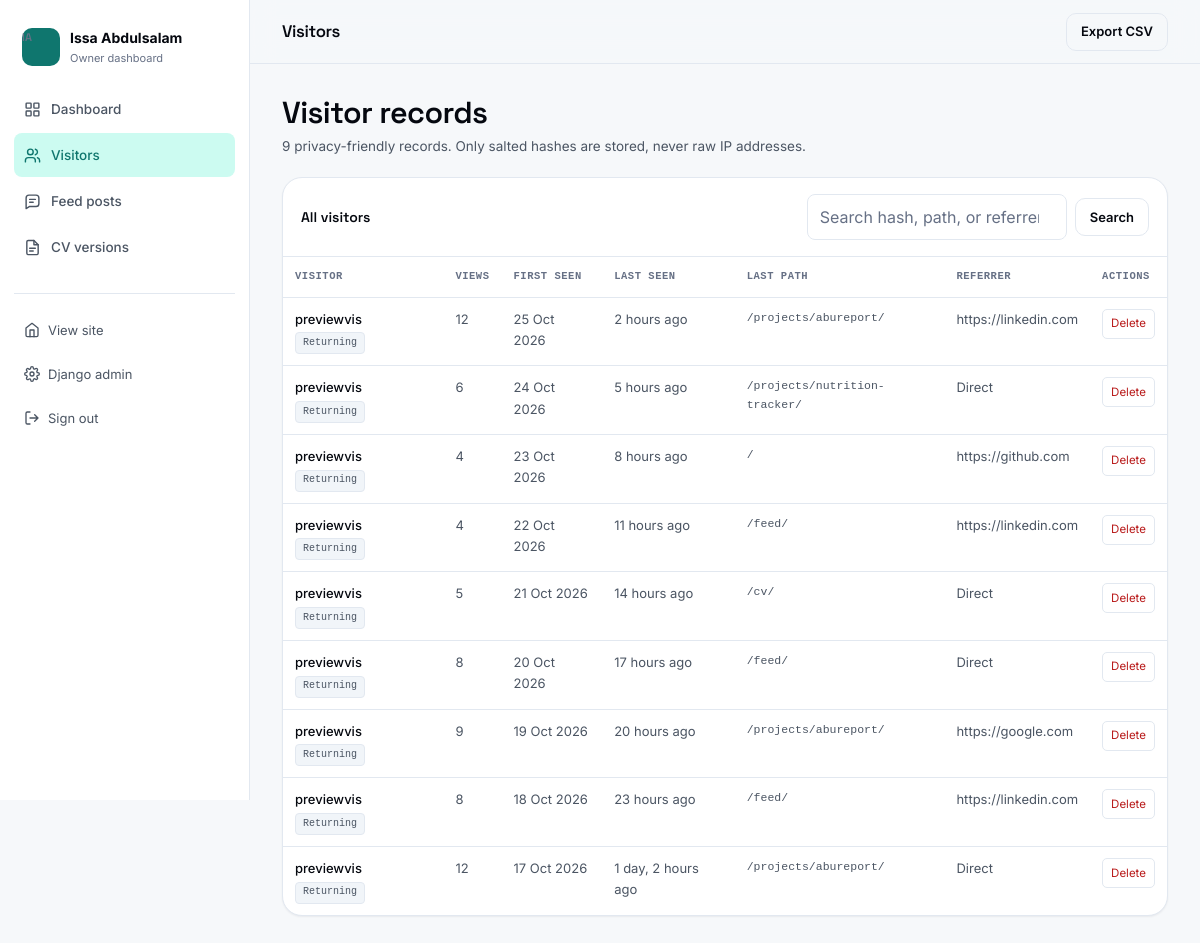
/custom-admin/visitors/ (signed in), run on the app's committed database.
### portfolio/models.py (models this page shows, shortened)
class Visitor(models.Model):
    visitor_hash = models.CharField(max_length=64, unique=True)
    first_seen = models.DateTimeField()
    last_seen = models.DateTimeField(db_index=True)
    views = models.PositiveBigIntegerField(default=0)
    last_path = models.CharField(max_length=255, blank=True)
    user_agent = models.CharField(max_length=300, blank=True)
    referrer = models.CharField(max_length=200, blank=True)
    class Meta:
        ordering = ["-last_seen"]
        indexes = [models.Index(fields=["-last_seen"], name="visitor_seen_idx")]
    @property
    def is_returning(self):
        return self.views > 1
    @property
    def short_hash(self):
        return self.visitor_hash[:10]

### portfolio/views.py (the view)
@staff_required
def custom_admin_visitors(request):
    query = (request.GET.get("q") or "").strip()
    visitors = Visitor.objects.all()
    if query:
        visitors = visitors.filter(
            Q(visitor_hash__icontains=query)
            | Q(last_path__icontains=query)
            | Q(referrer__icontains=query)
        )
    paginator = Paginator(visitors, 25)
    page_obj = paginator.get_page(request.GET.get("page"))
    return render(
        request,
        "portfolio/custom_admin/visitors.html",
        {
            "page_obj": page_obj,
            "visitors": page_obj.object_list,
            "q": query,
            "total": visitors.count(),
        },
    )

### portfolio/templates/portfolio/custom_admin/visitors.html (shortened to what this page needs)
{% extends "portfolio/custom_admin/base_admin.html" %}
{% load humanize %}
{% block admin_title %}Visitors{% endblock %}
{% block admin_actions %}
<a class="btn btn-small btn-ghost" href="{% url 'portfolio:custom_admin_visitors_export' %}">Export CSV</a>
{% endblock %}
{% block admin_content %}
<div class="admin-page-head">
  <div>
    <h2>Visitor records</h2>
    <p>{{ total|intcomma }} privacy-friendly record{{ total|pluralize }}. Only salted hashes are stored, never raw IP addresses.</p>
  </div>
</div>
<section class="panel" aria-labelledby="visitors-table-heading">
  <div class="panel-head">
    <div class="panel-title" id="visitors-table-heading">All visitors</div>
    <form class="search-form" method="get" role="search">
      <input class="input" id="visitor-search" type="search" name="q" value="{{ q }}" placeholder="Search hash, path, or referrer" autocomplete="off">
      <button class="btn btn-small" type="submit">Search</button>
    </form>
  </div>
  <div class="panel-body panel-body-flush">
    <div class="table-wrap">
      <table class="data-table">
        <thead>
          <tr>
            <th scope="col">Visitor</th>
            <th scope="col">Views</th>
            <th scope="col">First seen</th>
            <th scope="col">Last seen</th>
            <th scope="col">Last path</th>
            <th scope="col">Referrer</th>
            <th scope="col">Actions</th>
          </tr>
        </thead>
        <tbody>
          {% for visitor in visitors %}
          <tr>
            <td class="strong" data-label="Visitor">
              {{ visitor.short_hash }}
              {% if visitor.is_returning %}<span class="badge">Returning</span>{% endif %}
            </td>
            <td data-label="Views">{{ visitor.views|intcomma }}</td>
            <td data-label="First seen">{{ visitor.first_seen|date:"d M Y" }}</td>
            <td data-label="Last seen">{{ visitor.last_seen|naturaltime }}</td>
            <td class="path" data-label="Last path">{{ visitor.last_path|default:"-" }}</td>
            <td data-label="Referrer">{{ visitor.referrer|default:"Direct" }}</td>
            <td data-label="Actions">
              <div class="row-actions">
                <form method="post" action="{% url 'portfolio:custom_admin_visitor_delete' visitor.pk %}" data-confirm="Delete this visitor record?">
                  <button class="inline-button danger" type="submit">Delete</button>
                </form>
              </div>
            </td>
          </tr>
          {% endfor %}
        </tbody>
      </table>
    </div>
  </div>
</section>
{% endblock %}

### portfolio/static/portfolio/css/styles.css (style rules this page uses)
.input, .textarea, .select { width: 100%; min-height: 46px; padding: 10px 12px; border: 1px solid var(--border); border-radius: 8px; background: var(--surface); color: var(--text-strong); font-size: 16px; line-height: 1.5; transition: border-color 0.15s ease, box-shadow 0.15s ease; }
.input::placeholder, .textarea::placeholder { color: var(--text-faint); opacity: 1; }
.admin-body { background: var(--bg-subtle); }
.admin-page-head { display: flex; align-items: flex-end; justify-content: space-between; gap: 16px; flex-wrap: wrap; }
.admin-page-head h2 { font-size: clamp(1.4rem, 3vw, 1.9rem); }
.admin-page-head p { margin-top: 4px; color: var(--text-muted); font-size: 13.5px; }
.panel { border: 1px solid var(--border); border-radius: var(--radius-lg); background: var(--surface); box-shadow: var(--shadow-sm); overflow: hidden; }
.panel-head { display: flex; align-items: center; justify-content: space-between; gap: 12px; flex-wrap: wrap; padding: 16px 18px; border-bottom: 1px solid var(--border); }
.panel-title { color: var(--text-strong); font-family: var(--font-display); font-size: 14px; font-weight: 600; }
.panel-body { padding: 18px; }
.panel-body-flush { padding: 0; }
.table-wrap { width: 100%; overflow-x: auto; }
.data-table { width: 100%; border-collapse: collapse; font-size: 13px; }
.data-table th, .data-table td { padding: 11px 12px; border-bottom: 1px solid var(--border); text-align: left; vertical-align: top; }
.data-table th { color: var(--text-faint); font-family: var(--font-mono); font-size: 10.5px; font-weight: 600; letter-spacing: 0.05em; text-transform: uppercase; white-space: nowrap; }
.data-table td { color: var(--text-muted); }
.data-table tbody tr:last-child td { border-bottom: 0; }
.data-table .strong { color: var(--text-strong); font-weight: 500; }
.data-table .path { max-width: 260px; overflow-wrap: anywhere; font-family: var(--font-mono); font-size: 11.5px; }
.badge { display: inline-flex; align-items: center; min-height: 22px; padding: 1px 7px; border: 1px solid var(--border); border-radius: 4px; background: var(--surface-2); color: var(--text-muted); font-family: var(--font-mono); font-size: 10px; white-space: nowrap; }
.row-actions { display: flex; align-items: center; gap: 6px; flex-wrap: wrap; }
.row-actions form { display: inline; }
.inline-button { display: inline-flex; align-items: center; min-height: 30px; padding: 0 8px; border: 1px solid var(--border); border-radius: 5px; background: var(--surface); color: var(--text-muted); font-size: 11.5px; text-decoration: none; cursor: pointer; }
.inline-button.danger { color: var(--danger); }
.search-form { display: flex; align-items: center; gap: 8px; flex-wrap: wrap; }
.search-form .input { min-width: 200px; flex: 1; }

### data on the page
Visitor: short_hash "previewvis", shows "Returning", views "12", first_seen "25 Oct 2026", last_seen "2 hours ago", last_path "/projects/abureport/", referrer "https://linkedin.com"
Visitor: short_hash "previewvis", shows "Returning", views "6", first_seen "24 Oct 2026", last_seen "5 hours ago", last_path "/projects/nutrition-tracker/", referrer "Direct"
Visitor: short_hash "previewvis", shows "Returning", views "4", first_seen "23 Oct 2026", last_seen "8 hours ago", last_path "/", referrer "https://github.com"
Visitor: short_hash "previewvis", shows "Returning", views "4", first_seen "22 Oct 2026", last_seen "11 hours ago", last_path "/feed/", referrer "https://linkedin.com"
Visitor: short_hash "previewvis", shows "Returning", views "5", first_seen "21 Oct 2026", last_seen "14 hours ago", last_path "/cv/", referrer "Direct"
Visitor: short_hash "previewvis", shows "Returning", views "8", first_seen "20 Oct 2026", last_seen "17 hours ago", last_path "/feed/", referrer "Direct"
Visitor: short_hash "previewvis", shows "Returning", views "9", first_seen "19 Oct 2026", last_seen "20 hours ago", last_path "/projects/abureport/", referrer "https://google.com"
Visitor: short_hash "previewvis", shows "Returning", views "8", first_seen "18 Oct 2026", last_seen "23 hours ago", last_path "/feed/", referrer "https://linkedin.com"
Visitor: short_hash "previewvis", shows "Returning", views "12", first_seen "17 Oct 2026", last_seen "1 day, 2 hours ago", last_path "/projects/abureport/", referrer "Direct"

### other printed values
{{ site.short_name }} "Issa Abdulsalam"
{{ total|intcomma }} "9"
